Frame 1 (no input): blank canvas, image omitted
Frame 60 (no input): blank canvas, image omitted
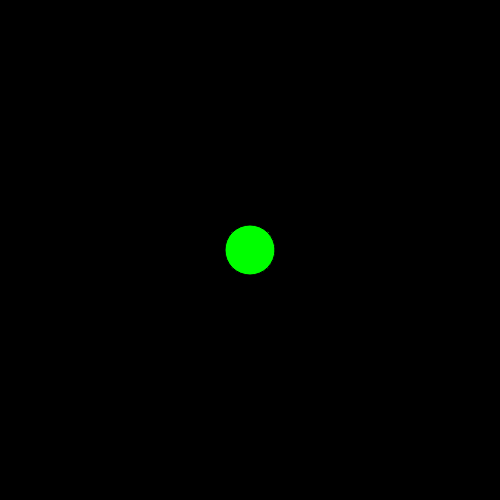
Frame 120 (the mouse pressed at the canvas centre since frame 60)

The p5.js sketch whose frames 1 and 60 were blank and that drew this single picture after the mouse press (run headless with seeded random() and noise() and a simulated clock; from frame 60 on, the mouse is pressed at the canvas centre):

// p5.js sketch
// ── sketch.js
/*
En este ejemplo usamos un array para guardar 3 colores
 A los cuales accedemos en el draw a través de la condicional de mousePressed
 */

var colorFondo;
var colores;
var index = 0;


function setup() {
  
  colorFondo = color(0, 0, 0);
  colores = [color(255, 0, 0), color(0, 255, 0), color(0, 0, 255), color(255,255,0)];
  
  createCanvas(500, 500);
  background(colorFondo);
}

function draw() {
  if (mouseIsPressed) {
    print(index);
    fill(colores[index]); //accedemos al elemento del array usando "index" 
    ellipse(mouseX, mouseY, 50, 50);
  }
}

function mousePressed() {
  index ++;//cuando apretamos el mouse "index" se incrementa
  if (index>=colores.length) { //si es mayor al numero de elementos del array...
    index = 0; //vuelve a cero, es decir hacemos un ciclo
  }
}
